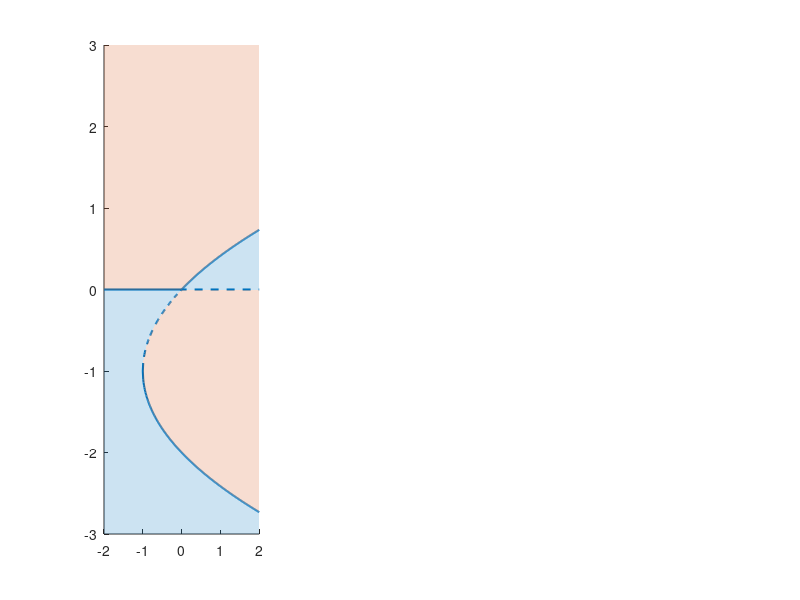

MATLAB code to generate this figure: (Note: this script raises an error after producing the figure.)
blue = [0 0.4470 0.7410];
orange = [0.8500 0.3250 0.0980];

f = figure();
subplot(1,3,1)
hold on

a = -2;
r1 = -1:0.01:0;
r2 = 0:0.01:2;
x11 = (a-sqrt(a^2+4.*r1))./2;
x21 = (a+sqrt(a^2+4.*r1))./2;
x12 = (a-sqrt(a^2+4.*r2))./2;
x22 = (a+sqrt(a^2+4.*r2))./2;

solid_lines = plot([r1,r2],[x11,x12],'Color','#0072BD','LineWidth',1.5);
plot([-2,r2],[0,x22],'Color','#0072BD','LineWidth',1.5);
dashed_lines = plot([r1,2],[x21,0],'--','Color','#0072BD','LineWidth',1.5);

orange_fill = fill([flip(r1),r1,r2,2],[flip(x21),x11,x12,0],orange,'EdgeColor','none','FaceAlpha',0.2);
fill([r2,2,-2,-2],[x22,3,3,0],orange,'EdgeColor','none','FaceAlpha',0.2);

blue_fill = fill([flip(r1),r1,r2,2,-2,-2],[flip(x21),x11,x12,-3,-3,0],blue,'EdgeColor','none','FaceAlpha',0.2);
fill([r2,2],[x22,0],blue,'EdgeColor','none','FaceAlpha',0.2);

legend([orange_fill,blue_fill,solid_lines,dashed_lines],{'dx/dt<0','dx/dt>0','stable fixed point','unstable fixed point'},Location="northwest")

daspect([2 3 1])
xlim([-2 2])
ylim([-3 3])
set(gca,'XAxisLocation','origin')
xlabel('r')
ylabel('x*')
title('a=-2')

grid on
hold off

subplot(1,3,2)
hold on

a = 0;

r2 = 0:0.01:2;
x12 = (a-sqrt(a^2+4.*r2))./2;
x22 = (a+sqrt(a^2+4.*r2))./2;

solid_lines = plot([-2,r2],[0,x12],'Color','#0072BD','LineWidth',1.5);
plot(r2,x22,'Color','#0072BD','LineWidth',1.5);
dashed_lines = plot([0,2],[0,0],'--','Color','#0072BD','LineWidth',1.5);

orange_fill = fill([r2,2],[x12,0],orange,'EdgeColor','none','FaceAlpha',0.2);
fill([r2,2,-2,-2],[x22,3,3,0],orange,'EdgeColor','none','FaceAlpha',0.2);

blue_fill = fill([r2,2,-2,-2],[x12,-3,-3,0],blue,'EdgeColor','none','FaceAlpha',0.2);
fill([r2,2],[x22,0],blue,'EdgeColor','none','FaceAlpha',0.2);

legend([orange_fill,blue_fill,solid_lines,dashed_lines],{'dx/dt<0','dx/dt>0','stable fixed point','unstable fixed point'},Location="northwest")

daspect([2 3 1])
xlim([-2 2])
ylim([-3 3])
set(gca,'XAxisLocation','origin')
xlabel('r')
ylabel('x*')
title('a=0')

grid on
hold off

subplot(1,3,3)
hold on

a = 2;
r1 = -1:0.01:0;
r2 = 0:0.01:2;
x11 = (a-sqrt(a^2+4.*r1))./2;
x21 = (a+sqrt(a^2+4.*r1))./2;
x12 = (a-sqrt(a^2+4.*r2))./2;
x22 = (a+sqrt(a^2+4.*r2))./2;

solid_lines = plot([r1,r2],[x21,x22],'Color','#0072BD','LineWidth',1.5);
plot([-2,r2],[0,x12],'Color','#0072BD','LineWidth',1.5);
dashed_lines = plot([r1,2],[x11,0],'--','Color','#0072BD','LineWidth',1.5);

blue_fill = fill([flip(r1),r1,r2,2],[flip(x11),x21,x22,0],blue,'EdgeColor','none','FaceAlpha',0.2);
fill([r2,2,-2,-2],[x12,-3,-3,0],blue,'EdgeColor','none','FaceAlpha',0.2);

orange_fill = fill([flip(r1),r1,r2,2,-2,-2],[flip(x11),x21,x22,3,3,0],orange,'EdgeColor','none','FaceAlpha',0.2);
fill([r2,2],[x12,0],orange,'EdgeColor','none','FaceAlpha',0.2);

legend([orange_fill,blue_fill,solid_lines,dashed_lines],{'dx/dt<0','dx/dt>0','stable fixed point','unstable fixed point'},Location="southwest")

daspect([2 3 1])
xlim([-2 2])
ylim([-3 3])
set(gca,'XAxisLocation','origin')
xlabel('r')
ylabel('x*')
title('a=2')

grid on
hold off

set(f,'Position',[100,100,1200,400])